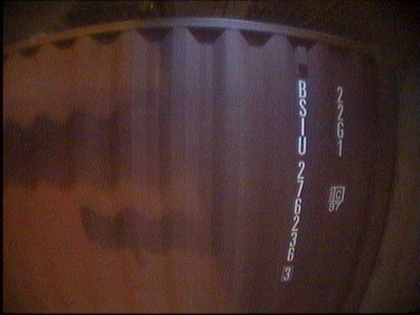
%> input picture ContainerRec/jiaozheng/1.jpg, 420 x 315 px, shrunk from 640 x 480 before the run
$ octave tongxingjibian.m   (GNU Octave 9; MATLAB toolbox functions it lacks are replaced by stand-ins)
%> lines starting %> are read from the running program, lines starting %| are printed output that depends on the picture; in (x1, y1, x2, y2) boxes, pixels count from 0 and x2, y2 are one past the last pixel; in counts of white or black regions, pixels touching at a corner belong together; the program's own positions count from 1
### ContainerRec/jiaozheng/BJxc.m
function [I]=BJxc(bw)%背景消除
SE=strel('square',6);
% SE=strel('disk',8);
% SE=strel('line',8,0);
I1=imopen(bw,SE);
figure,imshow(I1);
I=imsubtract(bw,I1);

### ContainerRec/jiaozheng/tongxingjibian.m
clear all;
close all;
clc;
img_origin = imread('1.jpg');
%> img_origin is the input picture: size 315x420x3 uint8; mean R, G, B 71.1, 46.8, 43.7
figure,imshow(img_origin);
Rimg=img_origin(:,:,1);
figure,imshow(Rimg);
Gimg=img_origin(:,:,2);
figure,imshow(Gimg);
Bimg=img_origin(:,:,3);
figure,imshow(Bimg);

k1 = -0.00000085;   % 形变参数，根据实际情况调整
k2 = -0.00000225;

img_size = size( Rimg );
%> img_size = [315 420]
Rimg_undist = zeros( img_size );
Gimg_undist = zeros( img_size );
Bimg_undist = zeros( img_size );
Rimg_undist = uint8( Rimg_undist );
Gimg_undist = uint8( Gimg_undist );
Bimg_undist = uint8( Bimg_undist );


for i1 = 1:img_size(1)  % 垂直方向

    y = i1 - img_size(1)/2;

    for i2 = 1:img_size(2)  % 水平方向

        x = i2 - img_size(2)/2;

        x1 = round( x * ( 1 +k1 *x * x +k2 *y * y) );
        y1 = round( y * ( 1 + k1 * x * x +k2 *y * y) );
        y2 = y1 + img_size(1)/2;
        x2 = x1 + img_size(2)/2;

        Rimg_undist(i1,i2) = Rimg(round(y2), round(x2));
        Gimg_undist(i1,i2) = Gimg(round(y2), round(x2));
        Bimg_undist(i1,i2) = Bimg(round(y2), round(x2));

    end
end
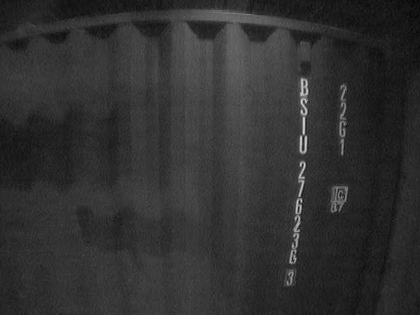
%> Gimg_undist: size 315x420 uint8; min 2, max 221, mean 48.7
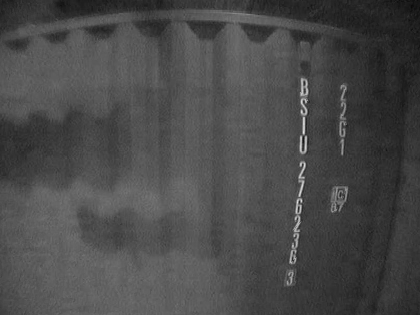
%> Rimg_undist: size 315x420 uint8; min 10, max 230, mean 73.9
figure;imshow(Rimg_undist);
figure;imshow(Gimg_undist);
figure;imshow(Bimg_undist);
img_undist(:,:,1)=Rimg_undist;
img_undist(:,:,2)=Gimg_undist;
img_undist(:,:,3)=Bimg_undist;

figure;imshow(img_undist);
imwrite(img_undist,'bxjz.jpg','jpg');

I0 = imread('bxjz.jpg');
I1 = rgb2gray(I0);%灰度变换
figure,imshow(I1);title('灰度图像', 'FontWeight', 'Bold');
I3=wiener2(I1,[3 3]);%维纳滤波
figure,imshow(I3);
I4=BJxc(I3);
%> in BJxc, `I=imsubtract(bw,I1);`:
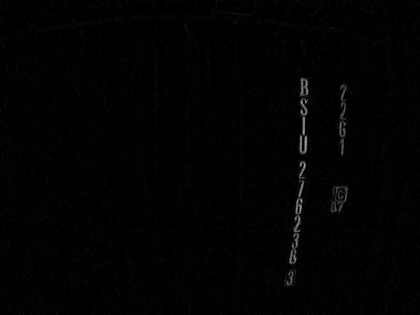
%> I: size 315x420 uint8; min 0, max 166, mean 2.1
figure,imshow(I4);title('背景消除后图像', 'FontWeight', 'Bold');
thresh=graythresh(I4);%Otsu二值化
%> thresh = 0.157
f=im2bw(I4,thresh);
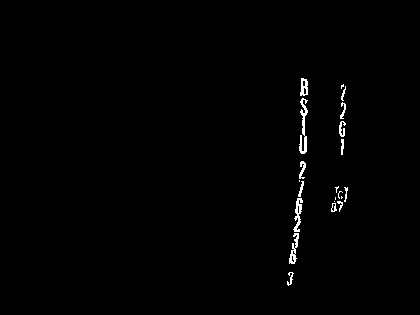
%> f: size 315x420 logical; 0.82% white in thin lines or dots, all inside (x1, y1, x2, y2) = (287, 78, 348, 286)
figure,imshow(f);title('二值化后图像', 'FontWeight', 'Bold');

% clc,close
% BW=imread('D:\picture\9dafa605d53eea243812bb29.jpg');
%
% BW=rgb2gray(BW);
thresh=[0.01,0.17];
sigma=2;%定义高斯参数
% f = edge(double(BW),'canny',thresh,sigma);
% figure(1),imshow(f,[]);
% title('canny 边缘检测');

[H, theta, rho]= hough(f,'RhoResolution', 5);
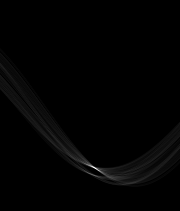
%> H: size 211x180 double; min 0, max 504, mean 5.1; drawn with min black and max white
%> theta = 180 values from -90 to 89; rho = 211 values from -525 to 525
%imshow(theta,rho,H,[],'notruesize'),axis on,axis normal
%xlabel('\theta'),ylabel('rho');

peak=houghpeaks(H,1);
%> peak = [169 96]
hold on

lines=houghlines(f,theta,rho,peak);
%> lines = 9 lines; longest, point1 to point2 (x, y): (302, 147) to (302, 203), (297, 204) to (297, 259), (304, 124) to (304, 179), (305, 114) to (305, 169), (301, 163) to (301, 214), (300, 175) to (300, 225)
figure,imshow(f,[]),title('Hough Transform Detect Result'),hold on
for k=1:length(lines)
    xy=[lines(k).point1;lines(k).point2];
    plot(xy(:,1),xy(:,2),'LineWidth',2,'Color','r');
end
%> this loop made 9 passes
%> xy on passes 1 to 9: [296 217; 296 262], [297 204; 297 259], [298 199; 298 247], [299 195; 299 237], [300 175; 300 225], [301 163; 301 214], [302 147; 302 203], [304 124; 304 179], [305 114; 305 169]
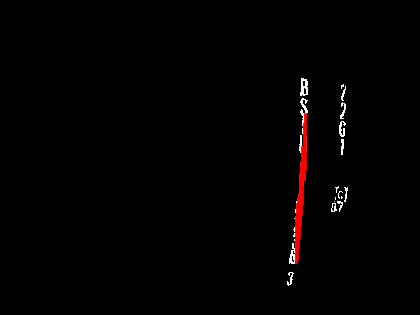
%> figure redrawn from the program's plot data; its title reads 'Hough Transform Detect Result'
for i=1:2:3
    if i==1
    else
    I6=imrotate(f,i,'bilinear','crop');
    figure,imshow(I6);
    end
end
%> this loop made 2 passes
%> pass 2, `I6=imrotate(f,i,'bilinear','crop');`:
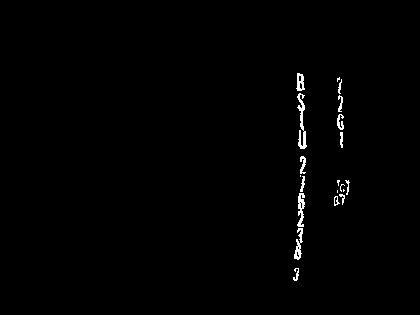
%> I6: size 315x420 logical; 0.83% white in thin lines or dots, all inside (x1, y1, x2, y2) = (293, 73, 350, 281)
